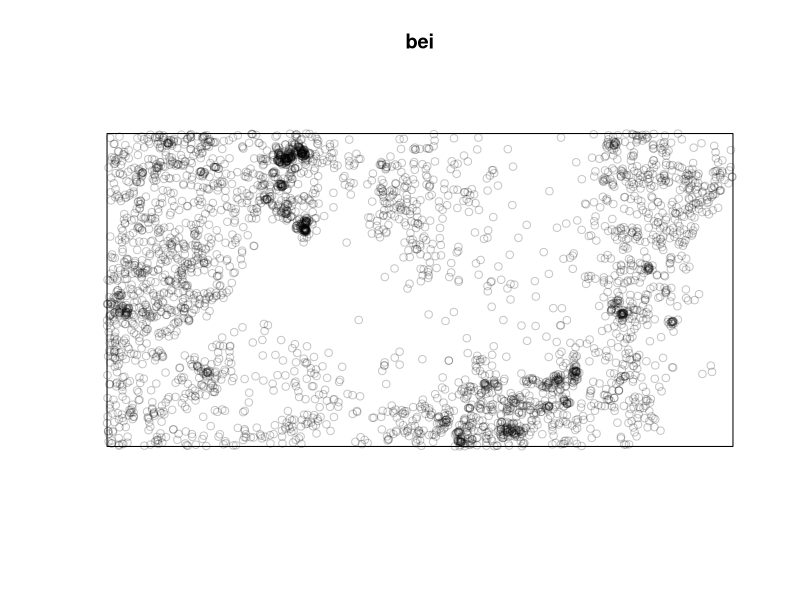
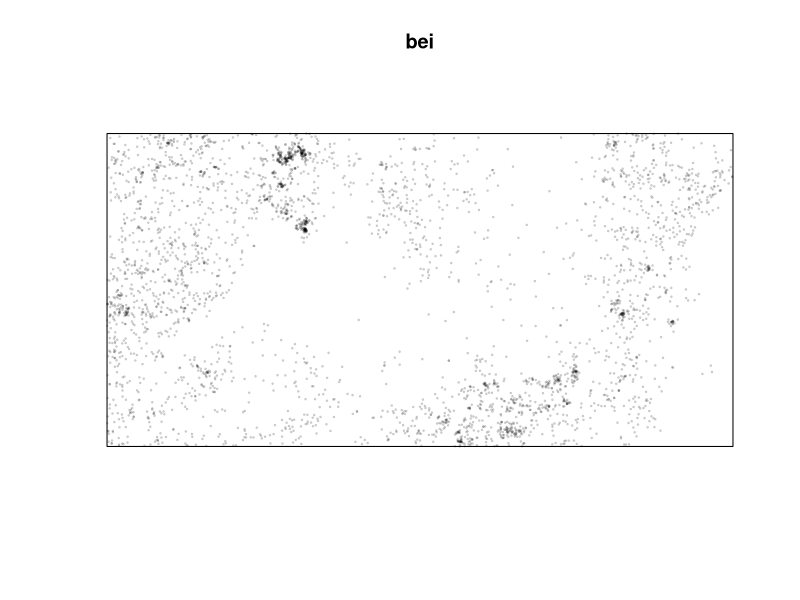
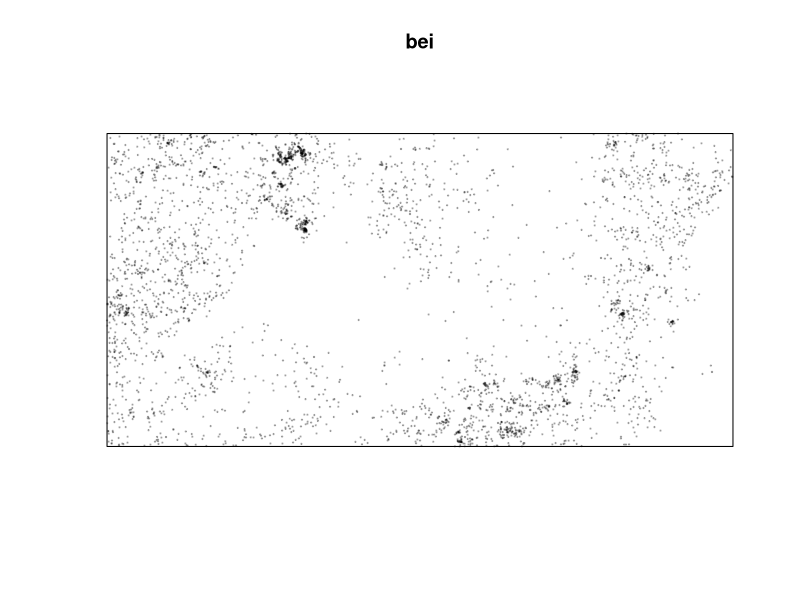
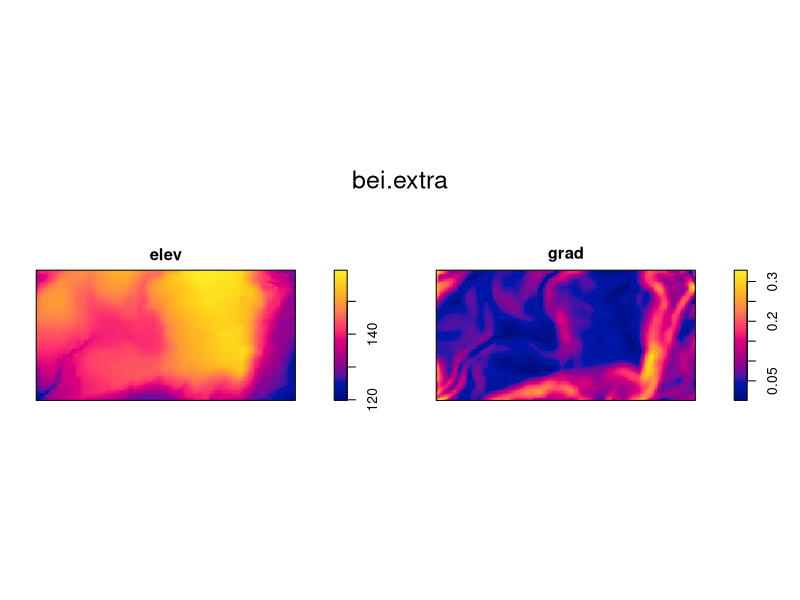

The R script that drew these images, in order: (Note: this script raises an error after producing the figures.)
install.packages("spatstat")
library(spatstat)
bei

 plot(bei)
 
 plot(bei, cex=.2)
 
 plot(bei, cex=.2, pch=19)
 
 bei.extra


 plot(bei.extra)
 elevation = bei.extra[[1]]
 plot(elevation2)

 plot(elevation)
 
 elevation2 = bei.extra[[1]]
 plot(elevation2)
 
 densitymap = density(bei)
 plot(densitymap)
 points(bei, cex=.2)
 
 par(mfrow=c(1,2))
 
 plot(elevation2)
 plot(densitymap)
 
 par(mfrow=c(2,1))
 plot(elevation2)
 plot(densitymap)
 
 dev.off()

 plot(elevation2)
 

 cl =colorRampPalette(c("red", "orange", "yellow"))(3)
 plot(densitymap, col=cl)
 
 cl = colorRampPalette(c("red", "orange", "yellow"))(10)
 
 plot(densitymap, col=cl)
 
 cl =colorRampPalette(c("red", "orange","yellow"))(100)
 plot(densitymap, col=cl)
 
 cln = colorRampPalette(c("purple1", "orchid2", "palegreen3", "paleturquoise"))(100)
 
 plot(densitymap, col=cln)

 par(mfrow=c(1,2)) 
 cln = cln = colorRampPalette(c("purple1", "orchid2", "palegreen3", "paleturquoise"))(100)
 plot(densitymap, col=cln)
 
 clg <- colorRampPalette(c("green4", "green3", "green2", "green1", "green"))(100)
 plot(densitymap, col=cln)
 plot(densitymap, col=clg)
 
 par(mfrow=c(1,2))
 cln = cln = colorRampPalette(c("purple1", "orchid2", "palegreen3", "paleturquoise"))(100)
 
 plot(densitymap, col=cln)
 
clg <- colorRampPalette(c("green4", "green3", "green2", "green1", "green"))(100)
 plot(densitymap, col=clg)
 
dev.off()
